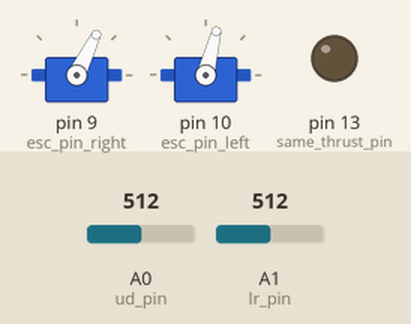
Simulated run of this sketch. Board: Arduino Uno, built with avr-gcc and run on an emulated ATmega328P. Parts: 2 × servo, output pins drawn as LEDs (lit = HIGH). The inputs (shaded band) are chosen by the test bench; at power-on: A0 (ud_pin) = 512, A1 (lr_pin) = 512.

Above: at 1.2 s.
1.3 s: A0 (ud_pin) set to 716
At 1.9 s:
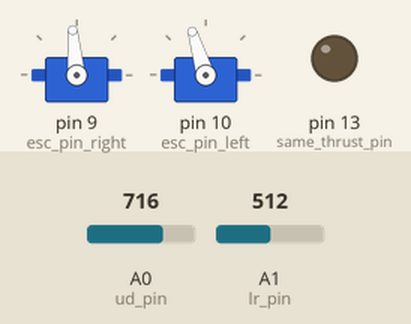
2.8 s: A1 (lr_pin) set to 716
At 4.0 s:
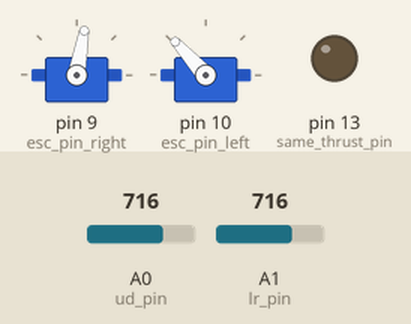
4.3 s: A0 (ud_pin) set to 900
At 5.4 s:
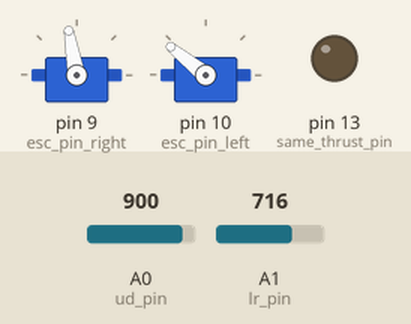
5.8 s: A1 (lr_pin) set to 900
At 6.5 s:
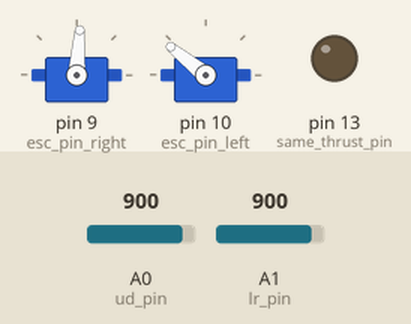
7.3 s: A0 (ud_pin) set to 511
At 7.6 s:
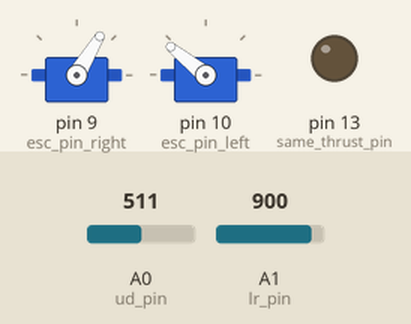
8.8 s: A1 (lr_pin) set to 306
At 10.0 s:
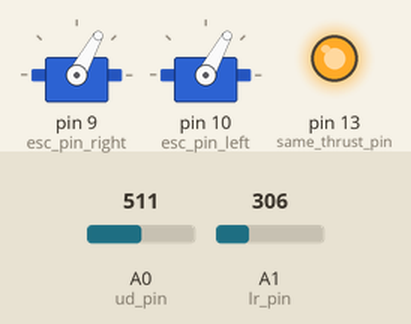
Timing chart, 0 to 11.3 s (numbered marks = the images above; inputs shaded):
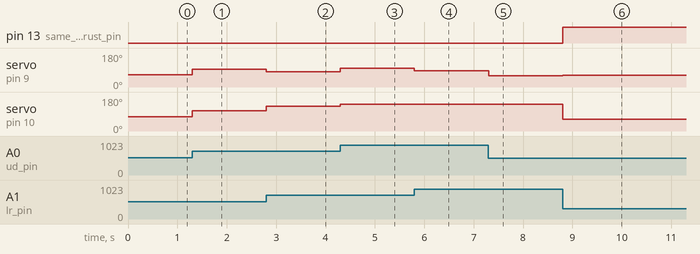

The sketch:

code.ino
```cpp
#include <Servo.h>

Servo esc_right;
Servo esc_left;

typedef double dtype;

int esc_pin_right = 9;//50 Hz PWM output pin
int esc_pin_left = 10;//50 Hz PWM output pin

int ud_pin = A0;//Analog input pin
int lr_pin = A1;//Analog input pin

int vector_buffer[2] = {0,0};
int vector[2] = {0,0};
int servo[2] = {0,0};

int same_thrust_pin = 13;

int SERVO_MIN = 1000;

void setup() {
  esc_right.attach(esc_pin_right);
  esc_left.attach(esc_pin_left);
  pinMode(ud_pin, INPUT);
  pinMode(lr_pin, INPUT);
  Serial.begin(9600);
  pinMode(same_thrust_pin, OUTPUT);
  digitalWrite(same_thrust_pin,HIGH);
  esc_right.writeMicroseconds(SERVO_MIN);
  esc_left.writeMicroseconds(SERVO_MIN);
}

void loop() {
  boolean changed;
  changed = joystick_to_vector();
//  print_state();
  changed = noise_filter();
//  changed = changed || zero_zone();
  if(changed)
  {
    vector_to_servo();
//    Serial.print(vector[0]);
//    Serial.print(", ");
//    Serial.println(vector[1]);
//    Serial.print(servo[0]);
//    Serial.print(", ");
//    Serial.println(servo[1]);
    vector_to_buffer();
    esc_right.writeMicroseconds(servo[1]);
    esc_left.writeMicroseconds(servo[0]);
  }
//  delay(100);
}
boolean joystick_to_vector()
{
  int MIDDLE_X = 350;
  int MIDDLE_Y = 390;

  vector[0] = analogRead(lr_pin) - MIDDLE_X;
  vector[1] = analogRead(ud_pin) - MIDDLE_Y;
  boolean changed = false;
  if(vector[0] != vector_buffer[0]) changed = true;
  if(vector[1] != vector_buffer[1]) changed = true;
}
boolean noise_filter()
{//Returns true if vector was changed.
  int TOL = 20;

  int dx = abs(vector[0] - vector_buffer[0]);
  int dy = abs(vector[1] - vector_buffer[1]);
  boolean changed = false;
  if(dx < TOL) vector[0] = vector_buffer[0];
  else changed = true;
  if(dy < TOL) vector[1] = vector_buffer[1];
  else changed = true;
  return changed;
}
boolean zero_zone()
{
  int TOL = 40;

  boolean changed = false;
  if(abs(vector[0]) < TOL && vector_buffer[0] != 0)
  {
    vector[0] = 0;
    changed = true;
  }
  if(abs(vector[1]) < TOL && vector_buffer[1] != 0)
  {
    vector[1] = 0;
    changed = true;
  }
}
void vector_to_buffer()
{
  vector_buffer[0] = vector[0];
  vector_buffer[1] = vector[1];
}

void print_state()
{
  Serial.print("vector: ");
  Serial.print(vector[0]);
  Serial.print(", ");
  Serial.print(vector[1]);
  Serial.print(", ");
  Serial.print("vector_buffer: ");
  Serial.print(vector_buffer[0]);
  Serial.print(", ");
  Serial.println(vector_buffer[1]);
}

void vector_to_servo()
{
  int MAX_MAG = 500;
  int SERVO_MAX = 2000;
  int SERVO_RANGE = SERVO_MAX-SERVO_MIN;
  int SAME_THRUST_ZONE = 200;

  int POT_ZERO_ZONE = 40;

  int ud = vector[1];
  int lr = vector[0];
  if(ud < 0) ud = 0;
  dtype sumsq = sq((dtype)lr) + sq((dtype)ud);
  dtype mag = sqrt(sumsq);
//  Serial.println(mag);
  mag -= POT_ZERO_ZONE;
  dtype scale = mag / MAX_MAG;
  if(scale > 1)
  {
    lr = (int) ((dtype)lr / scale);
    ud = (int) ((dtype)ud / scale);
    mag = MAX_MAG;
  }
  //servo[0]: left, servo[1]: right
  servo[0] = SERVO_MIN + ((dtype)mag * (dtype)SERVO_RANGE) / (dtype)MAX_MAG;
  servo[1] = SERVO_MIN + ((dtype)mag * (dtype)SERVO_RANGE) / (dtype)MAX_MAG;
//  Serial.println(mag);
  int subtraction = abs (((dtype)lr * (dtype)SERVO_RANGE) / (dtype)MAX_MAG);
  subtraction -= SAME_THRUST_ZONE;
  if(subtraction <= 0)
  {
    digitalWrite(same_thrust_pin,HIGH);
    subtraction = 0;
  }
  else digitalWrite(same_thrust_pin,LOW);
  if(lr < 0) servo[0] -= subtraction;
  if(lr > 0) servo[1] -= subtraction;
  if(servo[0] < SERVO_MIN) servo[0] = SERVO_MIN;
  if(servo[1] < SERVO_MIN) servo[1] = SERVO_MIN;
  if(lr < 0 && ud <=0) servo[0] = SERVO_MIN;
  if(lr > 0 && ud <=0) servo[1] = SERVO_MIN;
//  Serial.println(ud);
}
```

Measured:
- after the input at 1.3 s, servo on pin 9 (esc_pin_right): 64° → 95° at once; servo on pin 10 (esc_pin_left): 76° → 107° at once
- after the input at 2.8 s, servo on pin 9 (esc_pin_right): 95° → 80° at once; servo on pin 10 (esc_pin_left): 107° → 132° at once
- after the input at 4.3 s, servo on pin 9 (esc_pin_right): 80° → 100° at once; servo on pin 10 (esc_pin_left): 132° → 141° at once
- after the input at 5.8 s, servo on pin 9 (esc_pin_right): 100° → 86° at once
- after the input at 7.3 s, servo on pin 9 (esc_pin_right): 86° → 59° at once
- after the input at 8.8 s, pin 13 (same_thrust_pin): LOW → HIGH at once; servo on pin 9 (esc_pin_right): 59° → 61° at once; servo on pin 10 (esc_pin_left): 141° → 61° at once
